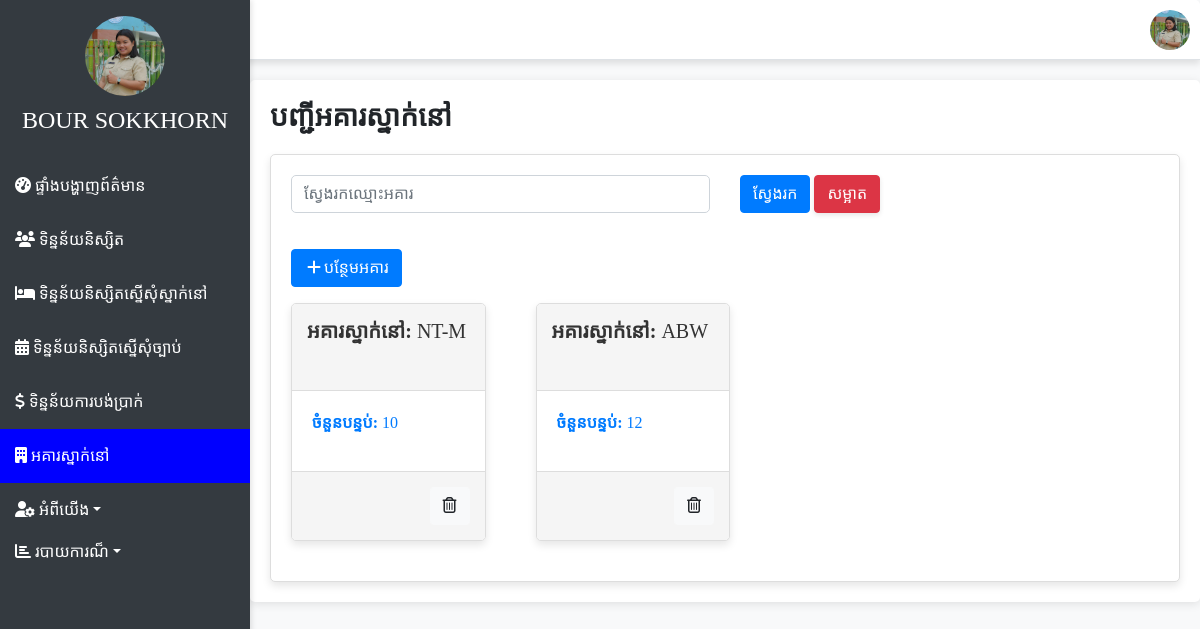
Page /admin/build.php (signed in) on the committed database.
### tables this page shows
CREATE TABLE `addbuilding` (
  `id` int(255) NOT NULL,
  `building_name` varchar(255) NOT NULL,
  `room_number` int(100) NOT NULL
);

### admin/build.php (the view, shortened to what this page needs)
<?php
include '../conn_db.php';
$search = isset($_POST['search']) ? mysqli_real_escape_string($conn, $_POST['search']) : '';
$sql = "SELECT * FROM addbuilding WHERE building_name LIKE ?";
$stmt = $conn->prepare($sql);
$search_term = '%' . $search . '%';
$stmt->bind_param("s", $search_term);
$stmt->execute();
$result = $stmt->get_result();
?>
<?php include("../include/header.php"); ?>
<!DOCTYPE html>
<html lang="en">
<head>
  <link rel="stylesheet" href="https://cdnjs.cloudflare.com/ajax/libs/font-awesome/6.1.1/css/all.min.css">
  <link rel="stylesheet" href="https://stackpath.bootstrapcdn.com/bootstrap/4.5.2/css/bootstrap.min.css">
  <link rel="stylesheet" href="../style/header.css">
  <link rel="stylesheet" href="../style/font_style.css">
</head>
<body>
<div class="content-wrapper">
    <h3 style="font-weight: bold; margin-bottom: 20px;">បញ្ជីអគារស្នាក់នៅ</h3>
    <div class="card card-primary card-outline">
        <div class="card-body">
        <form action="" method="POST">
            <div class="row mb-3">
                    <div class="col-md-6">
                            <input type="text" name="search" class="form-control find_build" placeholder="ស្វែងរកឈ្មោះអគារ" value="<?= htmlspecialchars($search); ?>">
                    </div>
                    <div class="col-md-6">
                        <button type="submit" class="btn btn-primary">ស្វែងរក</button>
                        <a href="build.php" type="button" class="btn btn-danger btn-shadow">សម្អាត</a>
                    </div>
                </form>
            </div>
            <div class="row">
                <div class="col-12 mb-3">
                    <a href="#" class="btn btn-primary" onclick="togglePopup()"><i class="fa-solid fa-plus fa-fw"></i>បន្ថែមអគារ</a>
                </div>
            </div>
            <div class="card-container row">
                <?php
                while ($row = $result->fetch_assoc()) :
                ?>
                <div class="card-col col-lg-3 col-md-4 col-sm-6">
                    <div class="card">
                        <a href="buil_list.php?id=<?= $row['id']; ?>">
                            <div class="card-header">
                                <h5 style="color: #333; height: 6vh;"><strong>អគារស្នាក់នៅ:</strong> <?= $row['building_name']; ?></h5>
                            </div>
                            <div class="card-body">
                                <p><strong>ចំនួនបន្ទប់:</strong> <?= $row['room_number']; ?></p>
                            </div>
                        </a>
                        <div class="card-footer">
                            <form action="" method="POST" style="display:inline;">
                                <button type="submit" name="delete_building" class="btn btn-light"><i class="fa-regular fa-trash-can"></i></button>
                            </form>
                        </div>
                    </div>
                </div>
                <?php endwhile; ?>
            </div>
        </div>
    </div>
</body>
</html>

### style/header.css (style rules this page uses)
body { font-family: 'Khmer OS Siemreap'; background-color: #f8f9fa; }
.content-wrapper { margin-left: 250px; padding: 20px; background-color: #ffffff; border-radius: 5px; box-shadow: 0 2px 10px rgba(0, 0, 0, 0.1); }
.btn-shadow { box-shadow: 0 2px 5px rgba(0, 0, 0, 0.1); }

### include/header.php (style rules this page uses)
body { font-family: 'Khmer OS Siemreap'; margin: 0; padding: 0; background-color: #f8f9fa; }
.content-wrapper { margin-left: 250px; padding: 20px; box-shadow: 0 2px 10px rgba(0, 0, 0, 0.1); background-color: #ffffff; border-radius: 5px; transition: margin-left 0.3s ease; }
.btn-shadow { box-shadow: 0 2px 5px rgba(0, 0, 0, 0.1); }
body { font-family: 'Khmer OS Siemreap', sans-serif; background-color: #f8f9fa; }

### admin/build.php (style rules this page uses)
.card-container { display: flex; flex-wrap: wrap; gap: 20px; }
.card { background: #ffffff; border: 1px solid #ddd; border-radius: 5px; box-shadow: 0 4px 8px rgba(0, 0, 0, 0.1); width: 100%; transition: transform 0.3s, box-shadow 0.3s; overflow: hidden; position: relative; }
.card-header { background: #f5f5f5; padding: 15px; border-bottom: 1px solid #ddd; }
.card-body { padding: 20px; }
.card-body a { text-decoration: none; }
.card-footer { background: #f5f5f5; padding: 15px; border-top: 1px solid #ddd; text-align: right; }
.card-col { flex: 1 0 21%; margin-bottom: 20px; }
@media (max-width: 1200px) { .card-col { flex: 1 0 24%; } }
@media (max-width: 1200px) { .col-md-6 .find_build { margin-bottom: 20px; } }

### rows in the picture
addbuilding: building_name "NT-M", room_number "10"
addbuilding: building_name "ABW", room_number "12"

### other values in the picture
$_SESSION['admin_username'] "BOUR SOKKHORN"
